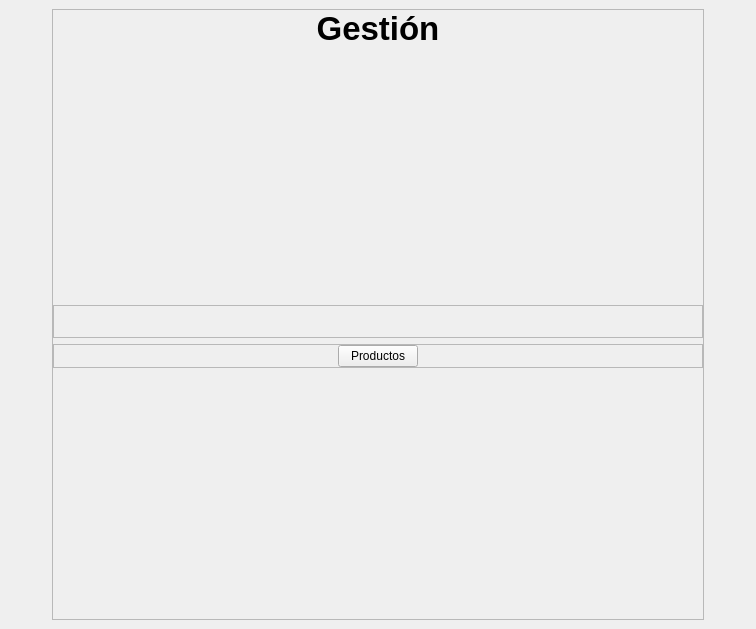
<?xml version="1.0" encoding="UTF-8"?>
<ui version="4.0">
 <class>Frame</class>
 <widget class="QFrame" name="Frame">
  <property name="geometry">
   <rect>
    <x>0</x>
    <y>0</y>
    <width>756</width>
    <height>629</height>
   </rect>
  </property>
  <property name="mouseTracking">
   <bool>true</bool>
  </property>
  <property name="windowTitle">
   <string>Blue POS</string>
  </property>
  <layout class="QHBoxLayout" name="horizontalLayout">
   <property name="leftMargin">
    <number>30</number>
   </property>
   <property name="topMargin">
    <number>0</number>
   </property>
   <property name="rightMargin">
    <number>30</number>
   </property>
   <property name="bottomMargin">
    <number>0</number>
   </property>
   <item>
    <widget class="QLabel" name="previous_label">
     <property name="sizePolicy">
      <sizepolicy hsizetype="Maximum" vsizetype="Maximum">
       <horstretch>0</horstretch>
       <verstretch>0</verstretch>
      </sizepolicy>
     </property>
     <property name="mouseTracking">
      <bool>true</bool>
     </property>
     <property name="text">
      <string/>
     </property>
     <property name="pixmap">
      <pixmap>images/previous.png</pixmap>
     </property>
    </widget>
   </item>
   <item>
    <widget class="QStackedWidget" name="stacked_widget">
     <property name="mouseTracking">
      <bool>true</bool>
     </property>
     <property name="currentIndex">
      <number>0</number>
     </property>
     <widget class="QWidget" name="management_widget">
      <property name="mouseTracking">
       <bool>true</bool>
      </property>
      <layout class="QHBoxLayout" name="horizontalLayout_5">
       <item>
        <widget class="QFrame" name="frame_3">
         <property name="mouseTracking">
          <bool>true</bool>
         </property>
         <property name="frameShape">
          <enum>QFrame::StyledPanel</enum>
         </property>
         <property name="frameShadow">
          <enum>QFrame::Raised</enum>
         </property>
         <layout class="QVBoxLayout" name="verticalLayout">
          <property name="leftMargin">
           <number>0</number>
          </property>
          <property name="topMargin">
           <number>0</number>
          </property>
          <property name="rightMargin">
           <number>0</number>
          </property>
          <property name="bottomMargin">
           <number>0</number>
          </property>
          <item>
           <widget class="QLabel" name="management_label">
            <property name="font">
             <font>
              <pointsize>25</pointsize>
              <weight>75</weight>
              <bold>true</bold>
             </font>
            </property>
            <property name="text">
             <string>Gestión</string>
            </property>
            <property name="alignment">
             <set>Qt::AlignCenter</set>
            </property>
           </widget>
          </item>
          <item>
           <spacer name="verticalSpacer_2">
            <property name="orientation">
             <enum>Qt::Vertical</enum>
            </property>
            <property name="sizeHint" stdset="0">
             <size>
              <width>20</width>
              <height>40</height>
             </size>
            </property>
           </spacer>
          </item>
          <item>
           <widget class="QFrame" name="frame_5">
            <property name="mouseTracking">
             <bool>true</bool>
            </property>
            <property name="frameShape">
             <enum>QFrame::StyledPanel</enum>
            </property>
            <property name="frameShadow">
             <enum>QFrame::Raised</enum>
            </property>
            <layout class="QHBoxLayout" name="horizontalLayout_4">
             <property name="leftMargin">
              <number>0</number>
             </property>
             <property name="topMargin">
              <number>0</number>
             </property>
             <property name="rightMargin">
              <number>0</number>
             </property>
             <property name="bottomMargin">
              <number>11</number>
             </property>
             <item>
              <spacer name="horizontalSpacer">
               <property name="orientation">
                <enum>Qt::Horizontal</enum>
               </property>
               <property name="sizeHint" stdset="0">
                <size>
                 <width>40</width>
                 <height>20</height>
                </size>
               </property>
              </spacer>
             </item>
             <item>
              <widget class="QLabel" name="label_3">
               <property name="sizePolicy">
                <sizepolicy hsizetype="Maximum" vsizetype="Maximum">
                 <horstretch>0</horstretch>
                 <verstretch>0</verstretch>
                </sizepolicy>
               </property>
               <property name="mouseTracking">
                <bool>true</bool>
               </property>
               <property name="text">
                <string/>
               </property>
               <property name="pixmap">
                <pixmap>images/product.png</pixmap>
               </property>
              </widget>
             </item>
             <item>
              <spacer name="horizontalSpacer_2">
               <property name="orientation">
                <enum>Qt::Horizontal</enum>
               </property>
               <property name="sizeHint" stdset="0">
                <size>
                 <width>40</width>
                 <height>20</height>
                </size>
               </property>
              </spacer>
             </item>
            </layout>
           </widget>
          </item>
          <item>
           <widget class="QFrame" name="frame_4">
            <property name="mouseTracking">
             <bool>true</bool>
            </property>
            <property name="frameShape">
             <enum>QFrame::StyledPanel</enum>
            </property>
            <property name="frameShadow">
             <enum>QFrame::Raised</enum>
            </property>
            <layout class="QHBoxLayout" name="horizontalLayout_6">
             <property name="leftMargin">
              <number>0</number>
             </property>
             <property name="topMargin">
              <number>0</number>
             </property>
             <property name="rightMargin">
              <number>0</number>
             </property>
             <property name="bottomMargin">
              <number>0</number>
             </property>
             <item>
              <spacer name="horizontalSpacer_3">
               <property name="orientation">
                <enum>Qt::Horizontal</enum>
               </property>
               <property name="sizeHint" stdset="0">
                <size>
                 <width>40</width>
                 <height>20</height>
                </size>
               </property>
              </spacer>
             </item>
             <item>
              <widget class="QPushButton" name="product_management_button">
               <property name="sizePolicy">
                <sizepolicy hsizetype="Maximum" vsizetype="Maximum">
                 <horstretch>0</horstretch>
                 <verstretch>0</verstretch>
                </sizepolicy>
               </property>
               <property name="mouseTracking">
                <bool>true</bool>
               </property>
               <property name="text">
                <string>Productos</string>
               </property>
              </widget>
             </item>
             <item>
              <spacer name="horizontalSpacer_4">
               <property name="orientation">
                <enum>Qt::Horizontal</enum>
               </property>
               <property name="sizeHint" stdset="0">
                <size>
                 <width>40</width>
                 <height>20</height>
                </size>
               </property>
              </spacer>
             </item>
            </layout>
           </widget>
          </item>
          <item>
           <spacer name="verticalSpacer">
            <property name="orientation">
             <enum>Qt::Vertical</enum>
            </property>
            <property name="sizeHint" stdset="0">
             <size>
              <width>20</width>
              <height>40</height>
             </size>
            </property>
           </spacer>
          </item>
         </layout>
        </widget>
       </item>
      </layout>
     </widget>
     <widget class="QWidget" name="reports_widget">
      <layout class="QVBoxLayout" name="verticalLayout_5">
       <item>
        <widget class="QLabel" name="reports_label">
         <property name="sizePolicy">
          <sizepolicy hsizetype="Minimum" vsizetype="Maximum">
           <horstretch>0</horstretch>
           <verstretch>0</verstretch>
          </sizepolicy>
         </property>
         <property name="text">
          <string>Reportes</string>
         </property>
         <property name="alignment">
          <set>Qt::AlignCenter</set>
         </property>
        </widget>
       </item>
       <item>
        <widget class="QFrame" name="frame">
         <property name="mouseTracking">
          <bool>true</bool>
         </property>
         <property name="frameShape">
          <enum>QFrame::StyledPanel</enum>
         </property>
         <property name="frameShadow">
          <enum>QFrame::Raised</enum>
         </property>
         <layout class="QHBoxLayout" name="horizontalLayout_2">
          <property name="leftMargin">
           <number>0</number>
          </property>
          <property name="topMargin">
           <number>0</number>
          </property>
          <property name="rightMargin">
           <number>0</number>
          </property>
          <property name="bottomMargin">
           <number>0</number>
          </property>
          <item>
           <widget class="QPushButton" name="day_report_button">
            <property name="sizePolicy">
             <sizepolicy hsizetype="Maximum" vsizetype="Fixed">
              <horstretch>0</horstretch>
              <verstretch>0</verstretch>
             </sizepolicy>
            </property>
            <property name="mouseTracking">
             <bool>true</bool>
            </property>
            <property name="text">
             <string>Diario</string>
            </property>
           </widget>
          </item>
          <item>
           <widget class="QPushButton" name="week_report_button">
            <property name="sizePolicy">
             <sizepolicy hsizetype="Maximum" vsizetype="Fixed">
              <horstretch>0</horstretch>
              <verstretch>0</verstretch>
             </sizepolicy>
            </property>
            <property name="mouseTracking">
             <bool>true</bool>
            </property>
            <property name="text">
             <string>Semanal</string>
            </property>
           </widget>
          </item>
          <item>
           <widget class="QPushButton" name="month_report_button">
            <property name="sizePolicy">
             <sizepolicy hsizetype="Maximum" vsizetype="Fixed">
              <horstretch>0</horstretch>
              <verstretch>0</verstretch>
             </sizepolicy>
            </property>
            <property name="mouseTracking">
             <bool>true</bool>
            </property>
            <property name="text">
             <string>Mensual</string>
            </property>
           </widget>
          </item>
         </layout>
        </widget>
       </item>
       <item>
        <widget class="QFrame" name="frame_2">
         <property name="mouseTracking">
          <bool>true</bool>
         </property>
         <property name="frameShape">
          <enum>QFrame::StyledPanel</enum>
         </property>
         <property name="frameShadow">
          <enum>QFrame::Raised</enum>
         </property>
         <layout class="QHBoxLayout" name="horizontalLayout_3">
          <property name="leftMargin">
           <number>0</number>
          </property>
          <property name="topMargin">
           <number>0</number>
          </property>
          <property name="rightMargin">
           <number>0</number>
          </property>
          <property name="bottomMargin">
           <number>0</number>
          </property>
          <item>
           <widget class="QPushButton" name="year_report_button">
            <property name="sizePolicy">
             <sizepolicy hsizetype="Maximum" vsizetype="Fixed">
              <horstretch>0</horstretch>
              <verstretch>0</verstretch>
             </sizepolicy>
            </property>
            <property name="mouseTracking">
             <bool>true</bool>
            </property>
            <property name="text">
             <string>Anual</string>
            </property>
           </widget>
          </item>
          <item>
           <widget class="QPushButton" name="custom_report_button">
            <property name="sizePolicy">
             <sizepolicy hsizetype="Maximum" vsizetype="Fixed">
              <horstretch>0</horstretch>
              <verstretch>0</verstretch>
             </sizepolicy>
            </property>
            <property name="mouseTracking">
             <bool>true</bool>
            </property>
            <property name="text">
             <string>Personalizado</string>
            </property>
           </widget>
          </item>
         </layout>
        </widget>
       </item>
      </layout>
     </widget>
    </widget>
   </item>
   <item>
    <widget class="QLabel" name="next_label">
     <property name="sizePolicy">
      <sizepolicy hsizetype="Maximum" vsizetype="Maximum">
       <horstretch>0</horstretch>
       <verstretch>0</verstretch>
      </sizepolicy>
     </property>
     <property name="text">
      <string/>
     </property>
     <property name="pixmap">
      <pixmap>images/next.png</pixmap>
     </property>
    </widget>
   </item>
  </layout>
 </widget>
 <resources/>
 <connections/>
</ui>
